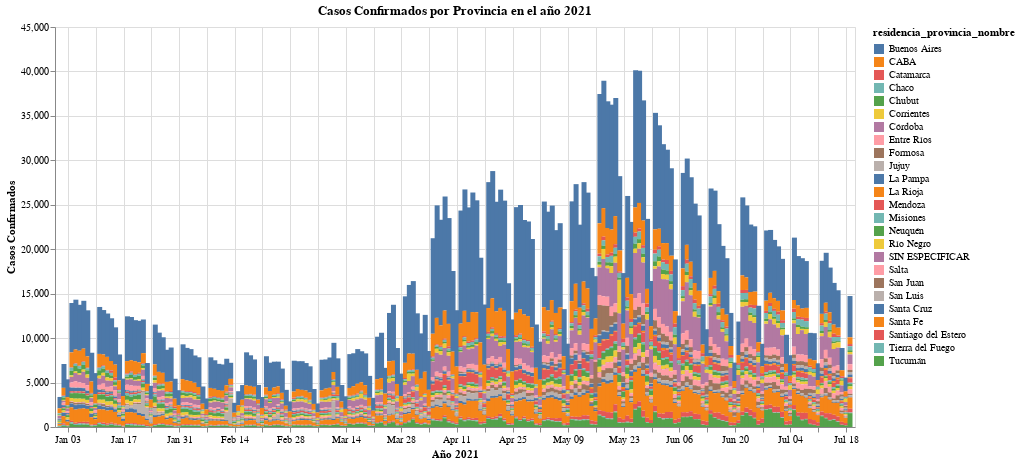

Vega-Lite specification for this chart:
### Vega-Lite specification from a JSON file in a GitHub repository (floating-point values rounded to 4 significant figures; data arrays with more than 128 entries replaced by an {"elided": "..."} marker saying what was removed)
{"config": {"view": {"continuousWidth": 400, "continuousHeight": 300}}, "data": {"name": "data-04358a6adeaf24205308f975f3c565ca"}, "mark": "bar", "encoding": {"color": {"type": "nominal", "field": "residencia_provincia_nombre"}, "tooltip": [{"type": "nominal", "field": "residencia_provincia_nombre"}, {"type": "temporal", "field": "fecha_apertura"}, {"type": "quantitative", "field": "Casos Confirmados"}], "x": {"type": "temporal", "field": "fecha_apertura", "title": "Año 2021"}, "y": {"type": "quantitative", "field": "Casos Confirmados"}}, "height": 400, "selection": {"selector018": {"type": "interval", "bind": "scales", "encodings": ["x", "y"]}}, "title": "Casos Confirmados por Provincia en el año 2021", "width": 800, "$schema": "https://vega.github.io/schema/vega-lite/v4.8.1.json", "datasets": {"data-04358a6adeaf24205308f975f3c565ca": {"elided": "4990 records"}}}
